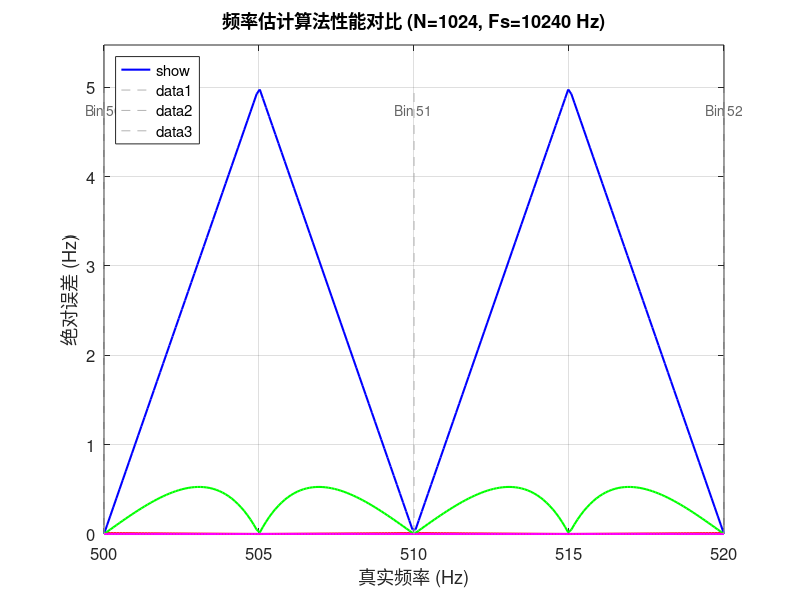

This figure's MATLAB source: (Note: this script raises an error after producing the figure.)
function [] = compareTargetPositionPerformanceCyz()

%% 主测试脚本
clear all; close all; clc;

% 参数设置
fs = 10240;          % 采样频率 (Hz)
N = 1024;            % 采样点数
test_points = 200;   % 测试点数
use_window = true;   % 是否使用窗函数

% 生成测试频率范围 (在两个FFT bin之间扫描)
delta_f = fs / N;    % FFT频率分辨率
f_start = 500;       % 起始频率 (Hz)
f_end = 520;         % 结束频率 (Hz)
f_test = linspace(f_start, f_end, test_points);

% 初始化结果存储
errors_rife = zeros(1, test_points);
errors_jacobsen = zeros(1, test_points);
errors_fft = zeros(1, test_points);
errors_phase_diff = zeros(1, test_points);

% 主测试循环
for i = 1:test_points
    % 生成测试信号 (单频余弦波)
    t = (0:N-1)/fs;
    signal = cos(2*pi*f_test(i)*t);
    
    % 分别使用四种算法估计频率
    f_est_rife = rife_estimate(signal, fs, use_window);
    f_est_jacobsen = jacobsen_estimator(signal, fs, use_window);
    f_est_fft = fft_peak_estimate(signal, fs, use_window);
    f_est_phase_diff = phase_diff_estimate(signal, fs, use_window);
    
    % 计算绝对误差
    errors_rife(i) = abs(f_est_rife - f_test(i));
    errors_jacobsen(i) = abs(f_est_jacobsen - f_test(i));
    errors_fft(i) = abs(f_est_fft - f_test(i));
    errors_phase_diff(i) = abs(f_est_phase_diff - f_test(i));
    
    % 显示进度
    if mod(i, 10) == 0
        fprintf('完成 %.0f%% (真实频率: %.2f Hz)\n', i/test_points*100, f_test(i));
    end
end

% 绘制误差曲线
figure;
plot(f_test, errors_fft, 'b', 'LineWidth', 1.5, 'DisplayName', 'FFT Peak');
hold on;
plot(f_test, errors_rife, 'r', 'LineWidth', 1.5, 'DisplayName', 'Rife');
plot(f_test, errors_jacobsen, 'g', 'LineWidth', 1.5, 'DisplayName', 'Jacobsen');
plot(f_test, errors_phase_diff, 'm', 'LineWidth', 1.5, 'DisplayName', 'Phase Diff');
hold off;

% 图表标注
title(sprintf('频率估计算法性能对比 (N=%d, Fs=%d Hz)', N, fs));
xlabel('真实频率 (Hz)');
ylabel('绝对误差 (Hz)');
legend('show', 'Location', 'northwest');
grid on;
set(gca, 'FontSize', 12);

% 添加FFT bin位置标记
y_lim = ylim;  % 获取当前y轴范围
for k = floor(f_start/delta_f):ceil(f_end/delta_f)
    bin_center = k * delta_f;
    line([bin_center, bin_center], y_lim, 'Color', [0.7 0.7 0.7], 'LineStyle', '--');
    text(bin_center, y_lim(2)*0.95, sprintf('Bin %d', k), ...
        'HorizontalAlignment', 'center', 'FontSize', 10, 'Color', [0.4 0.4 0.4]);
end

% 设置y轴范围，确保所有误差可见
max_error = max([errors_fft, errors_rife, errors_jacobsen, errors_phase_diff]);
ylim([0, max_error * 1.1]);

% 显示统计结果
fprintf('\n===== 性能总结 (窗函数: %s) =====\n', string(use_window));
fprintf('算法\t\t最大误差(Hz)\t平均误差(Hz)\t标准差(Hz)\n');
fprintf('FFT Peak\t%.4f\t\t%.4f\t\t%.4f\n', max(errors_fft), mean(errors_fft), std(errors_fft));
fprintf('Rife\t\t%.4f\t\t%.4f\t\t%.4f\n', max(errors_rife), mean(errors_rife), std(errors_rife));
fprintf('Jacobsen\t%.4f\t\t%.4f\t\t%.4f\n', max(errors_jacobsen), mean(errors_jacobsen), std(errors_jacobsen));
fprintf('Phase Diff\t%.4f\t\t%.4f\t\t%.4f\n', max(errors_phase_diff), mean(errors_phase_diff), std(errors_phase_diff));

%% FFT峰值检索算法
function f_est = fft_peak_estimate(x, fs, use_window)
    N = length(x);
    
    % 窗函数处理
    if use_window
        win = hann(N)';
        x_win = x .* win;
        coherent_gain = sum(win)/N;
    else
        win = ones(1, N);
        x_win = x;
        coherent_gain = 1;
    end
    
    % FFT计算
    X = fft(x_win, N);
    P = abs(X)/N;
    P = P / coherent_gain;
    
    % 单边频谱
    P_single = P(1:floor(N/2)+1);
    P_single(2:end-1) = 2*P_single(2:end-1);
    f_axis = (0:floor(N/2)) * fs / N;
    
    % 找到最大谱线
    [~, k0] = max(P_single);
    f_est = f_axis(k0);
end

%% RIFE算法
function f_est = rife_estimate(x, fs, use_window)
    N = length(x);
    
    % 窗函数处理
    if use_window
        win = hann(N)';
        x_win = x .* win;
        coherent_gain = sum(win)/N;
    else
        win = ones(1, N);
        x_win = x;
        coherent_gain = 1;
    end
    
    % FFT计算
    X = fft(x_win, N);
    P = abs(X)/N;
    P = P / coherent_gain;
    
    % 单边频谱
    P_single = P(1:floor(N/2)+1);
    P_single(2:end-1) = 2*P_single(2:end-1);
    f_axis = (0:floor(N/2)) * fs / N;
    
    % 找到最大谱线
    [~, k0] = max(P_single);
    
    % 确定次大谱线方向
    if k0 == 1
        r = 1;
        mag_second = P_single(k0+1);
    elseif k0 == length(P_single)
        r = -1;
        mag_second = P_single(k0-1);
    else
        left_mag = P_single(k0-1);
        right_mag = P_single(k0+1);
        if right_mag > left_mag
            r = 1;
            mag_second = right_mag;
        else
            r = -1;
            mag_second = left_mag;
        end
    end
    
    % 计算幅度比
    mag_max = P_single(k0);
    alpha = mag_second / mag_max;
    
    % Rife算法核心公式 (汉宁窗专用)
    delta = (2*alpha - 1) / (alpha + 1);
    
    % 频率估计
    f_est = f_axis(k0) + r * delta * (fs / N);
end

%% Jacobsen算法
function f_est = jacobsen_estimator(x, fs, use_window)
    N = length(x);
    
    % 窗函数处理
    if use_window
        win = hann(N)';
        x_win = x .* win;
        coherent_gain = sum(win)/N;
    else
        win = ones(1, N);
        x_win = x;
        coherent_gain = 1;
    end
    
    % FFT计算
    X = fft(x_win, N);
    P = abs(X)/N;
    P = P / coherent_gain;
    
    % 单边频谱
    P_single = P(1:floor(N/2)+1);
    P_single(2:end-1) = 2*P_single(2:end-1);
    f_axis = (0:floor(N/2)) * fs / N;
    
    % 找到最大谱线
    [~, k0] = max(P_single);
    
    % 提取峰值点及相邻两点幅值
    alpha = P_single(k0);
    
    if k0 > 1
        beta = P_single(k0-1);
    else
        beta = 0;
    end
    
    if k0 < length(P_single)
        gamma = P_single(k0+1);
    else
        gamma = 0;
    end
    
    % Jacobsen插值公式
    if k0 > 1 && k0 < length(P_single)
        delta = (gamma - beta) / (2*(2*alpha - beta - gamma));
    else
        delta = 0; % 边界情况使用基本FFT
    end
    
    % 频率估计
    f_est = f_axis(k0) + delta * (fs / N);
end

%% 相位差分法
function f_est = phase_diff_estimate(x, fs, use_window)
    N = length(x);
    
    % 窗函数处理
    if use_window
        win = hann(N)';
        x_win = x .* win;
    else
        win = ones(1, N);
        x_win = x;
    end
    
    % 获取解析信号
    analytic_signal = hilbert(x_win);
    
    % 计算瞬时相位
    phase = unwrap(angle(analytic_signal));
    
    % 计算相位差并解缠绕
    delta_phase = diff(phase);
    delta_phase_unwrap = atan2(sin(delta_phase), cos(delta_phase));
    
    % 计算瞬时频率
    instantaneous_freq = delta_phase_unwrap * fs / (2*pi);
    
    % 计算权重 (信号包络)
    magnitude = abs(analytic_signal);
    weights = (magnitude(1:end-1) + magnitude(2:end)) / 2;
    
    % 最终频率估计 (加权平均)
    f_est = sum(weights .* instantaneous_freq) / sum(weights);
end

end